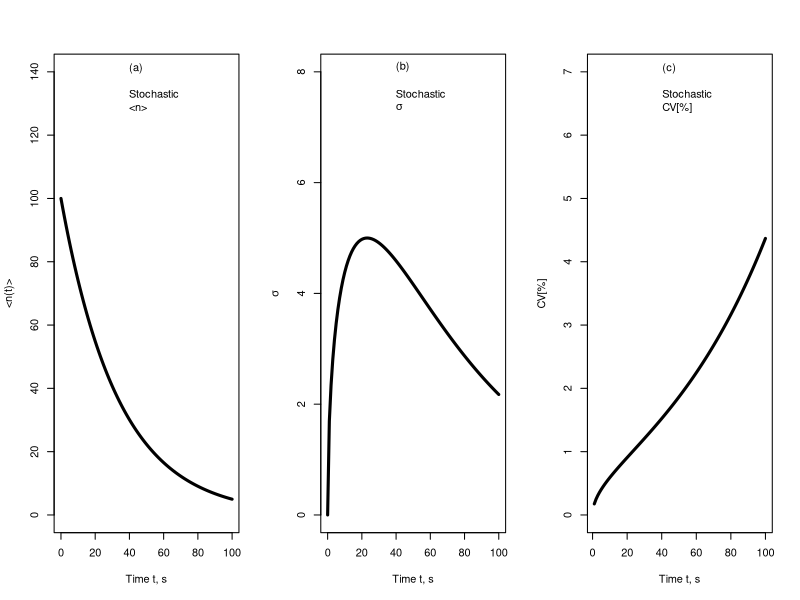

Generate this figure with R:
rm(list = ls(all=T))
n0<-100
mu<-.03
par(mfrow=c(1,3))
curve(n0*exp(-mu*x),0,100,lwd=3,xlab="Time t, s",ylab="<n(t)>",
      ylim=c(0,140))
legend("top",bty="n",c("(a)"," ","Stochastic", "<n>"))
curve(sqrt(n0)*sqrt(exp(-mu*x)-exp(-2*mu*x)),0,100,lwd=3,
      xlab="Time t, s",ylab=expression(sigma),ylim=c(0,8))
legend("top",bty="n",c(expression("(b)"," ","Stochastic",sigma)))
curve(100*sqrt(exp(mu*x)-1)/n0,1,100,xlab="Time t, s",lwd=3,
      ylab="CV[%]",ylim=c(0,7))
legend("top",bty="n",c("(c)"," ","Stochastic","CV[%]"))